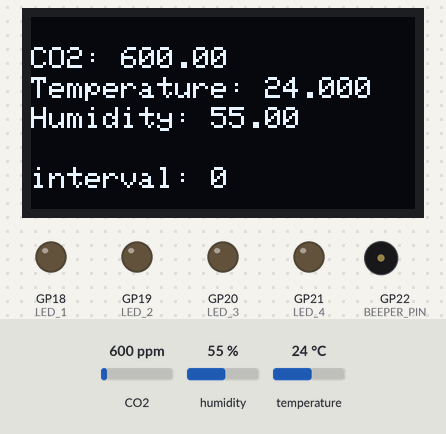
A program run on a simulated Raspberry Pi Pico running CircuitPython. Shown: 128×64 one-colour display, output pins drawn as LEDs (lit = HIGH), buzzer (waves = sounding, pin HIGH). The inputs (shaded band) are chosen by the test bench; at power-on: CO2 600 ppm, humidity 55 %, temperature 24 °C. No MQTT or app messages arrive unless stated; values from a settings file that is not in the repository are placeholders; what the program prints to the serial console is not drawn.

Above: at 7.6 s.
7.7 s: CO2 set to 870 ppm
At 10.0 s:
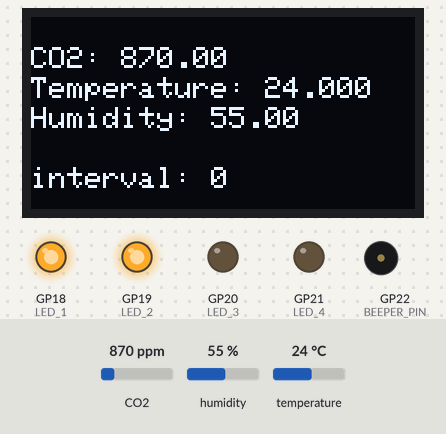
12.1 s: CO2 set to 937 ppm
At 15.4 s:
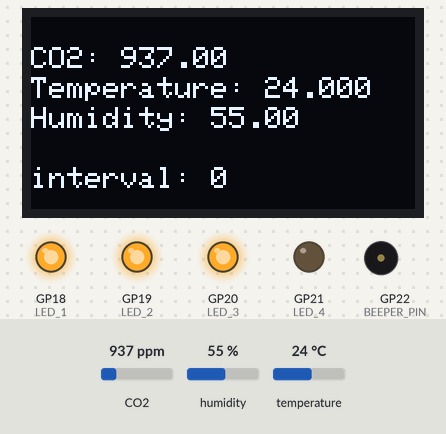
16.3 s: CO2 set to 774 ppm
At 17.8 s:
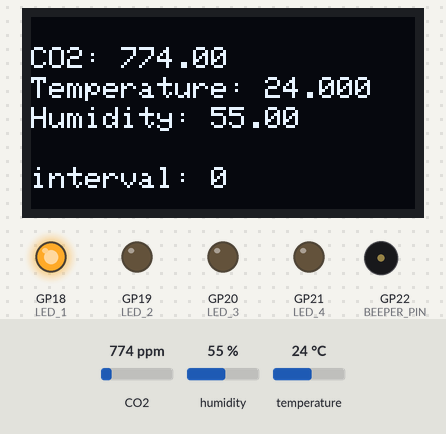
18.9 s: CO2 set to 1050 ppm
At 22.2 s:
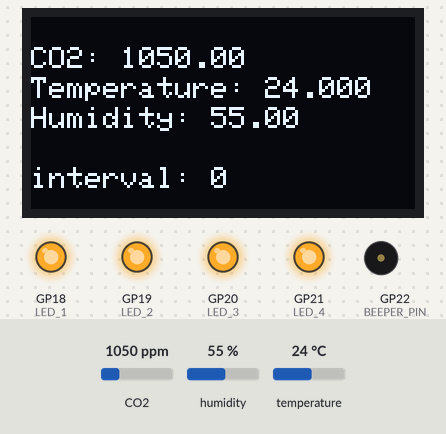
22.5 s: CO2 set to 956 ppm
At 25.0 s:
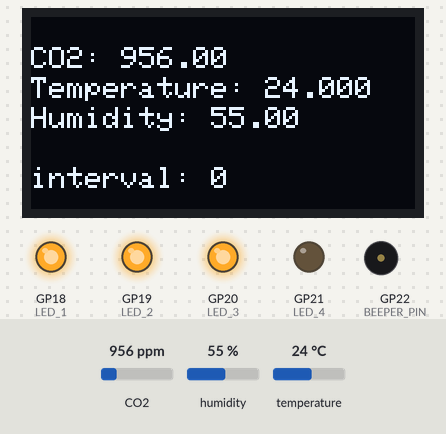
26.9 s: humidity set to 22 %
At 29.49 s:
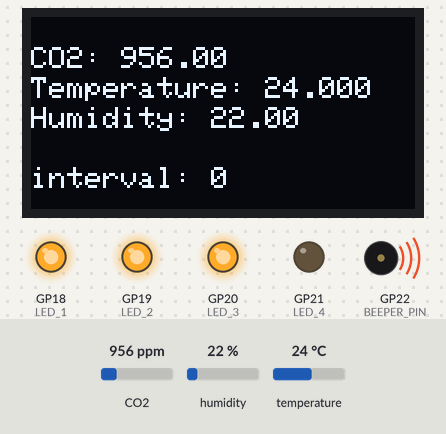
Timing chart, 0 to 31.2 s (numbered marks = the images above; inputs shaded):
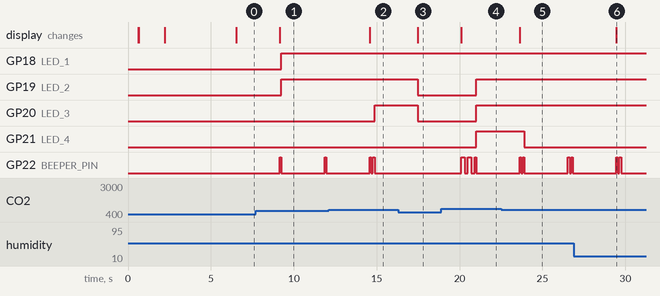

Measured:
- the behaviour switches between 900 and 901 ppm on CO2 (found by bisection; images 1 and 2)
- the behaviour switches between 1001 and 1000 ppm on CO2 (found by bisection; images 4 and 5)
- after the input at 7.7 s, GP18 (LED_1), GP19 (LED_2): LOW → HIGH after 1.5 s; GP22 (BEEPER_PIN): alternates HIGH for 0.10 s and LOW for 2.6 s, starting after 1.4 s; the display: changes after 1.4 s (image 1)
- after the input at 12.1 s, GP20 (LED_3): LOW → HIGH after 2.8 s; the display: changes after 2.5 s (image 2)
- after the input at 16.3 s, GP19 (LED_2), GP20 (LED_3): HIGH → LOW after 1.2 s; GP22 (BEEPER_PIN): stops changing and stays LOW; the display: changes after 1.2 s (image 3)
- after the input at 18.9 s, GP19 (LED_2), GP20 (LED_3), GP21 (LED_4): LOW → HIGH after 2.1 s; GP22 (BEEPER_PIN): goes HIGH 0.20 s, LOW 0.20 s, HIGH 0.20 s, LOW 0.20 s, HIGH 0.10 s, then LOW, starting after 1.2 s; the display: changes after 1.2 s (image 4)
- after the input at 22.5 s, GP21 (LED_4): HIGH → LOW after 1.4 s; the display: changes after 1.1 s (image 5)
- after the input at 26.9 s, the display: changes after 2.5 s (image 6)

The program:

co2+MQTT.py
```python
import time
import board
import busio
import adafruit_scd30
import adafruit_ssd1306
import microcontroller

import adafruit_minimqtt.adafruit_minimqtt as MQTT
import ssl

import json
import gc

# wifi
import os
import ipaddress
import wifi
import socketpool

# Import secrets
try:
    from secrets import WIFI_SSID, WIFI_PASSWORD, MQTT_BROKER, MQTT_PORT, MQTT_USERNAME, MQTT_PASSWORD
except ImportError:
    print("WiFi and MQTT secrets are kept in secrets.py, please add them there!")
    raise

# SCD-30 has tempremental I2C with clock stretching, datasheet recommends
# starting at 50KHz
# NOTE: CircuitPython and MicroPython pinout if different.
# CircuitPython:
# SCL = GP5
# SDA = GP4
i2c = busio.I2C(board.GP5, board.GP4, frequency=50000)
scd = adafruit_scd30.SCD30(i2c)
time.sleep(0.5) # Wait a bit for the sensor to boot up
oled = adafruit_ssd1306.SSD1306_I2C(128, 64, i2c)
oled.fill(0)
oled.text("booting...", 22,22, True)
oled.show()

import digitalio
BEEPER_PIN = digitalio.DigitalInOut(board.GP22)
BEEPER_PIN .direction = digitalio.Direction.OUTPUT


LED_1 = digitalio.DigitalInOut(board.GP18)
LED_1 .direction = digitalio.Direction.OUTPUT
LED_2 = digitalio.DigitalInOut(board.GP19)
LED_2 .direction = digitalio.Direction.OUTPUT
LED_3 = digitalio.DigitalInOut(board.GP20)
LED_3 .direction = digitalio.Direction.OUTPUT
LED_4 = digitalio.DigitalInOut(board.GP21)
LED_4 .direction = digitalio.Direction.OUTPUT

# scd.temperature_offset = 10
print("Temperature offset:", scd.temperature_offset)

# scd.measurement_interval = 4
print("Measurement interval:", scd.measurement_interval)

scd.self_calibration_enabled = True
print("Self-calibration enabled:", scd.self_calibration_enabled)

# scd.ambient_pressure = 1100
print("Ambient Pressure:", scd.ambient_pressure)

# scd.altitude = 100
print("Altitude:", scd.altitude, "meters above sea level")

scd.forced_recalibration_reference = 409
print("Forced recalibration reference:", scd.forced_recalibration_reference)
print("")

oled.fill(0)
oled.text('connecting', 0, 20, True)
oled.show()

WIFI_TIMEOUT = 10
start_time = time.monotonic()
attempt_count = 0
MAX_ATTEMPTS = 5

try:
    while attempt_count < MAX_ATTEMPTS:
        attempt_count += 1
        try:
            oled.fill(0)
            oled.text(f'WiFi try {attempt_count}/{MAX_ATTEMPTS}', 0, 20, True)
            oled.show()
            wifi.radio.connect(WIFI_SSID, WIFI_PASSWORD)
            break
        except Exception as e:
            if time.monotonic() - start_time > WIFI_TIMEOUT or attempt_count >= MAX_ATTEMPTS:
                oled.fill(0)
                oled.text('WiFi failed', 0, 20, True)
                oled.text('Rebooting...', 0, 30, True)
                oled.show()
                time.sleep(3)
                import microcontroller
                microcontroller.reset()

            oled.fill(0)
            oled.text('WiFi retry', 0, 20, True)
            oled.text(f'Error: {str(e)[:16]}', 0, 30, True)
            oled.show()
            time.sleep(2)

    oled.fill(0)
    oled.text('WiFi Connected!', 0, 20, True)
    oled.text(f'{wifi.radio.ipv4_address}', 0, 30, True)
    oled.show()
    time.sleep(2)
except Exception as conn_error:
    oled.fill(0)
    oled.text('Fatal WiFi Error', 0, 20, True)
    oled.text('Rebooting...', 0, 30, True)
    oled.show()
    time.sleep(3)
    import microcontroller
    microcontroller.reset()


photocell_feed =  "CO2"


def disconnected(client, userdata, rc):
    # This method is called when the client is disconnected
    oled.fill(0)
    print("Disconnected from mqtt")
    oled.text('Disconnected from mqtt', 0, 30, True)
    oled.show()


def message(client, topic, message):
    # This method is called when a topic the client is subscribed to
    # has a new message.
    print(f"New message on topic {topic}: {message}")


# Create a socket pool
pool = socketpool.SocketPool(wifi.radio)
ssl_context = ssl.create_default_context()

mqtt_client = MQTT.MQTT(
    broker=MQTT_BROKER,
    port=MQTT_PORT,
    username=MQTT_USERNAME,
    password=MQTT_PASSWORD,
    socket_pool=pool,
    ssl_context=ssl_context,
)

mqtt_client.on_disconnect = disconnected
mqtt_client.on_message = message

print("Connecting to mqtt")
mqtt_client.connect()
print(f"Connected to mqtt")
time.sleep(2)


while True:
    data = scd.data_available
    if data:
        oled.fill(0)
        print("Data Available!")
        mqtt_client.publish(photocell_feed, scd.CO2)
        print("CO2:", scd.CO2, "PPM")
        f_string = f"CO2: {scd.CO2:.2f}"
        oled.text(f_string, 0, 10, 1)

        print("Temperature:", scd.temperature, "degrees C")
        temperature_string = f"Temperature: {scd.temperature:.3f}"
        oled.text(temperature_string, 0, 20, True)

        print("Humidity::", scd.relative_humidity, "%%rH")
        rh_string = f"Humidity: {scd.relative_humidity:.2f}"
        oled.text(rh_string, 0, 30, True)

        measurement_int_string = f"interval: {scd.measurement_interval}"
        oled.text(measurement_int_string, 0, 50, True)
        oled.show()

        if scd.CO2 > 1000.0:
            BEEPER_PIN.value = 1
            time.sleep(0.2)
            BEEPER_PIN.value = 0
            time.sleep(0.2)
            BEEPER_PIN.value = 1
            time.sleep(0.2)
            BEEPER_PIN.value = 0
            time.sleep(0.2)
            BEEPER_PIN.value = 1
            time.sleep(0.1)
            BEEPER_PIN.value = 0
            LED_1.value = 1
            LED_2.value = 1
            LED_3.value = 1
            LED_4.value = 1
        elif scd.CO2 > 900.0:
            BEEPER_PIN.value = 1
            time.sleep(0.1)
            BEEPER_PIN.value = 0
            time.sleep(0.1)
            BEEPER_PIN.value = 1
            time.sleep(0.1)
            BEEPER_PIN.value = 0
            LED_1.value = 1
            LED_2.value = 1
            LED_3.value = 1
            LED_4.value = 0
        elif scd.CO2 > 800.0:
            BEEPER_PIN.value = 1
            time.sleep(0.1)
            BEEPER_PIN.value = 0
            LED_1.value = 1
            LED_2.value = 1
            LED_3.value = 0
            LED_4.value = 0
        elif scd.CO2 > 700.0:
            LED_1.value = 1
            LED_2.value = 0
            LED_3.value = 0
            LED_4.value = 0
        else:
            LED_1.value = 0
            LED_2.value = 0
            LED_3.value = 0
            LED_4.value = 0


        print("")
        print("Waiting for new data...")
        print("")


    time.sleep(2.5)
```
